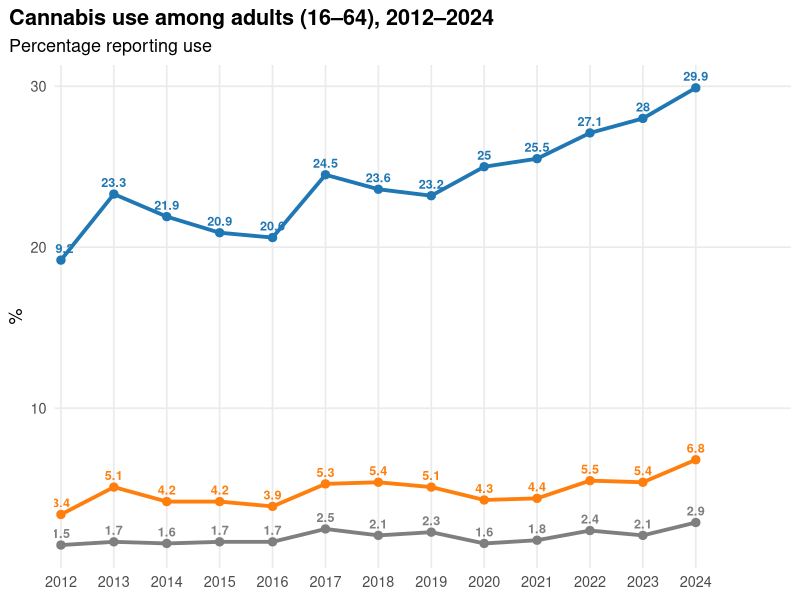

R code for this plot:
library(data.table)
library(ggplot2)
library(ggrepel)

# Example data
dt <- data.table(
  year = 2012:2024,
  Lifetime = c(19.2,23.3,21.9,20.9,20.6,24.5,23.6,23.2,25,25.5,27.1,28,29.9),
  `Past year` = c(3.4,5.1,4.2,4.2,3.9,5.3,5.4,5.1,4.3,4.4,5.5,5.4,6.8),
  `Past month` = c(1.5,1.7,1.6,1.7,1.7,2.5,2.1,2.3,1.6,1.8,2.4,2.1,2.9)
)

# Convert to long format
long_dt <- data.table::melt(
  dt,
  id.vars = "year",
  variable.name = "measure",
  value.name = "value"
)

# Last observations used for direct labels
last_dt <- long_dt[year == max(year)]

ggplot(long_dt,
       aes(year, value,
           color = measure,
           group = measure)) +

  geom_line(linewidth = 1.3) +

  geom_point(size = 2.5) +

#   # Only label last point
#   geom_text_repel(
#     data = last_dt,
#     aes(label = paste0(measure, " (", value, "%)")),
#     hjust = 0,
#     direction = "y",
#     nudge_x = 0.5,
#     show.legend = FALSE
#   ) +

#   geom_label(
#     data = last_dt,
#     aes(label = sprintf("%.1f%%", value)),
#     fill = "white",
#     label.size = 0,
#     fontface = "bold"
#   ) +
  
geom_text(
  aes(label = value),
  size = 3.2,
  fontface = "bold",
  vjust = -0.7,
  show.legend = FALSE
) +

#   geom_text(
#     aes(label = value),
#     size = 3,
#     alpha = 0.8,
#     check_overlap = TRUE
#   ) +

scale_x_continuous(
  breaks = 2012:2024,
    expand = expansion(mult = c(0.01, 0.15))
  ) +

  scale_colour_manual(
    values = c(
      "Lifetime" = "#1F77B4",
      "Past year" = "#FF7F0E",
      "Past month" = "#7F7F7F"
    )
  ) +

  labs(
    title = "Cannabis use among adults (16–64), 2012–2024",
    subtitle = "Percentage reporting use",
    x = NULL,
    y = "%"
  ) +

  theme_minimal(base_size = 13) +
  theme(
    legend.position = "none",
    panel.grid.minor = element_blank(),
    plot.title = element_text(face = "bold"),
    plot.title.position = "plot"
  )


## Option 2
## ---------
# geom_text(
#   aes(label = value),
#   size = 3.2,
#   fontface = "bold",
#   vjust = -0.7,
#   show.legend = FALSE
# )

geom_text(
  aes(label = value),
  size = 3,
  alpha = 0.8,
  check_overlap = TRUE
)


geom_label(
  data = last_dt,
  aes(label = sprintf("%.1f%%", value)),
  fill = "white",
  label.size = 0,
  fontface = "bold"
)
